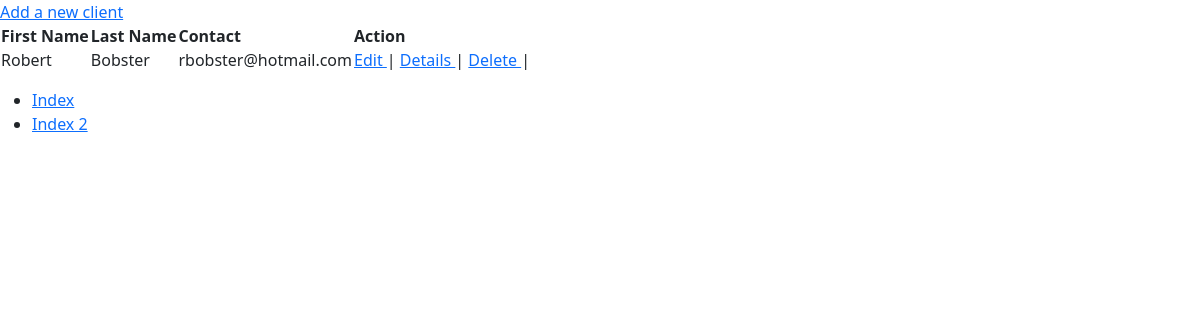
Before: /Vet/index with the older database file.
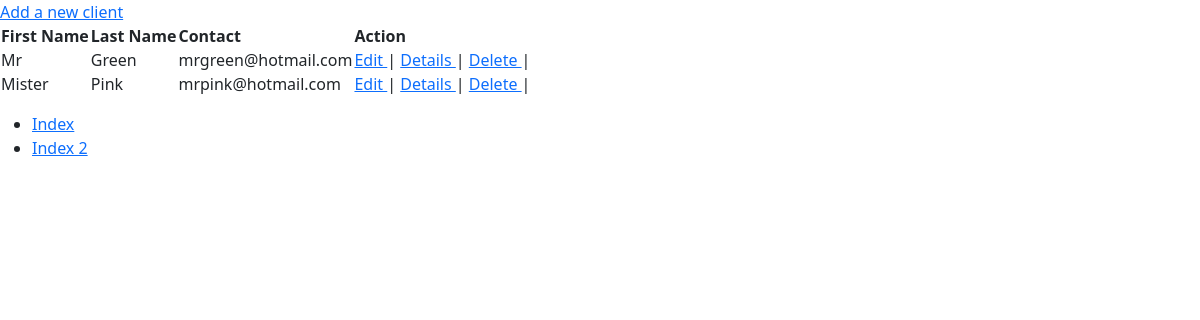
After: the same page with the newer database file.
### tables this page shows
CREATE TABLE `owner` (
  `owner_id` int(11) NOT NULL,
  `first_name` varchar(50) NOT NULL,
  `last_name` varchar(50) NOT NULL,
  `contact` varchar(128) NOT NULL
);

### app/core/Controller.php (called while the page is built, shortened)
<?php
class Controller{
	public function view($name, $data = []){
		include('app/views/' . $name . '.php');
	}
}

### app/controllers/Vet.php (called while the page is built, shortened)
<?php
class vet extends \app\core\Controller{
	public function index(){
		$owner = new \app\models\Owner();
		$owners = $owner->getAll();
		$this->view('Vet/index',$owners);
	}
}

### app/core/App.php (called while the page is built, shortened)
<?php
	class App{
		private $method = 'index';
		public function __construct(){
			$url = self::parseUrl();
			if(isset($url[0])){
				unset($url[0]);
			}
			$this->controller = new $this->controller;
			if(isset($url[1])){
				if(method_exists($this->controller, $url[1])){
					$this->method = $url[1];
				}
				unset($url[1]);
			}
			$params = $url ? array_values($url) : [];
			call_user_func_array([ $this->controller, $this->method ], $params);
		}
		public static function parseUrl(){
			if(isset($_GET['url']))
			{
				return explode('/',
				filter_var(
					rtrim($_GET['url'], '/')),
				FILTER_SANITIZE_URL);
			}
		}
	}

### index.php (called while the page is built, shortened)
<?php
	new app\core\App();

### app/models/Owner.php (called while the page is built, shortened)
<?php
class Owner extends \app\core\Model{
	public function getAll(){
		$SQL = "SELECT * FROM owner";
		$STMT = self::$_connection->prepare($SQL);
		$STMT->execute();
		$STMT->setFetchMode(\PDO::FETCH_CLASS, 'app\models\Owner');
		return $STMT->fetchAll();
	}
}

### app/core/Model.php (called while the page is built, shortened)
<?php
class Model{
	public function __construct(){
		$server = 'localhost';
		$dbname = 'vet_clinic';
		$username = 'root';
		$password = '';
	}
}

### app/views/Vet/index.php (the view, shortened to what this page needs)
<html>
	<head>
		<link href="https://cdn.jsdelivr.net/npm/bootstrap@5.2.0/dist/css/bootstrap.min.css" rel="stylesheet">
	</head>
	<body>
		<p>
			<a href='/Vet/add'>Add a new client</a>
			<table>
				<tr><th>First Name</th><th>Last Name</th><th>Contact</th><th>Action</th></tr>
			<?php
			foreach ($data as $item) {
				echo "<tr>
				<td>$item->first_name</td>
				<td>$item->last_name</td>
				<td>$item->contact</td>
				<td>
				<a href='/Vet/edit/$item->owner_id'> Edit </a> |
				<a href='/Vet/details/$item->owner_id'> Details </a> |
				<a href='/Vet/delete/$item->owner_id'> Delete </a> |
				</td>
				</tr>";
			}
			?>
			</table>
		</p>
		<ul>
			<li><a href='/Main/index'>Index</a></li>
			<li><a href='/Main/index2'>Index 2</a></li>
		</ul>
	</body>
</html>

Changed rows visible on the page:
changed owner: first_name "Robert" → "Mr"; last_name "Bobster" → "Green"; contact "rbobster@hotmail.com" → "mrgreen@hotmail.com"
added owner: first_name "Mister", last_name "Pink", contact "mrpink@hotmail.com"
